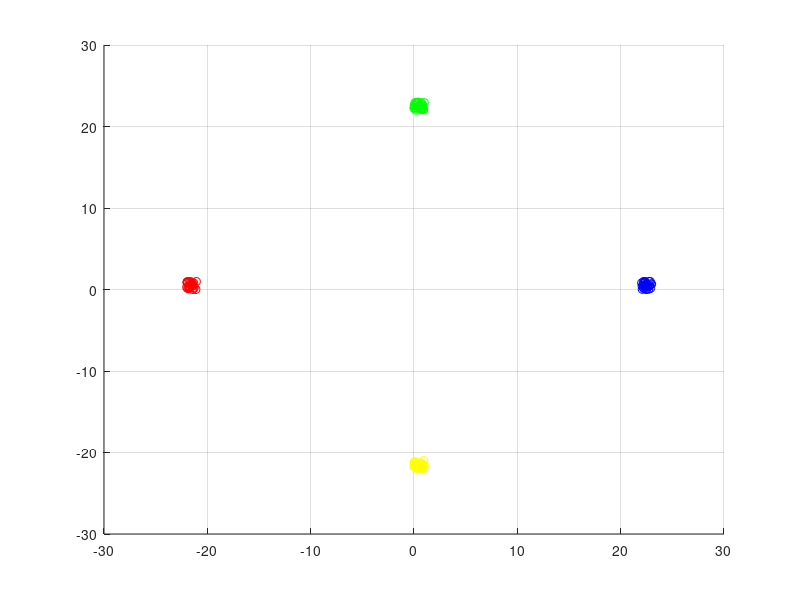

Recreate this plot in MATLAB.
y1=0+rand(1,30);
x1=22+rand(1,30);
y2=0+rand(1,30);
x2=-22+rand(1,30);
y3=22+rand(1,30);
x3=0+rand(1,30);
x4=0+rand(1,30);
y4=-22+rand(1,30);

figure (1) 
hold on 
plot(x3,y3,'og') 
plot(x4,y4,'oy') 
plot(x1,y1,'ob') 
plot(x2,y2,'or') 
grid on 
hold off
